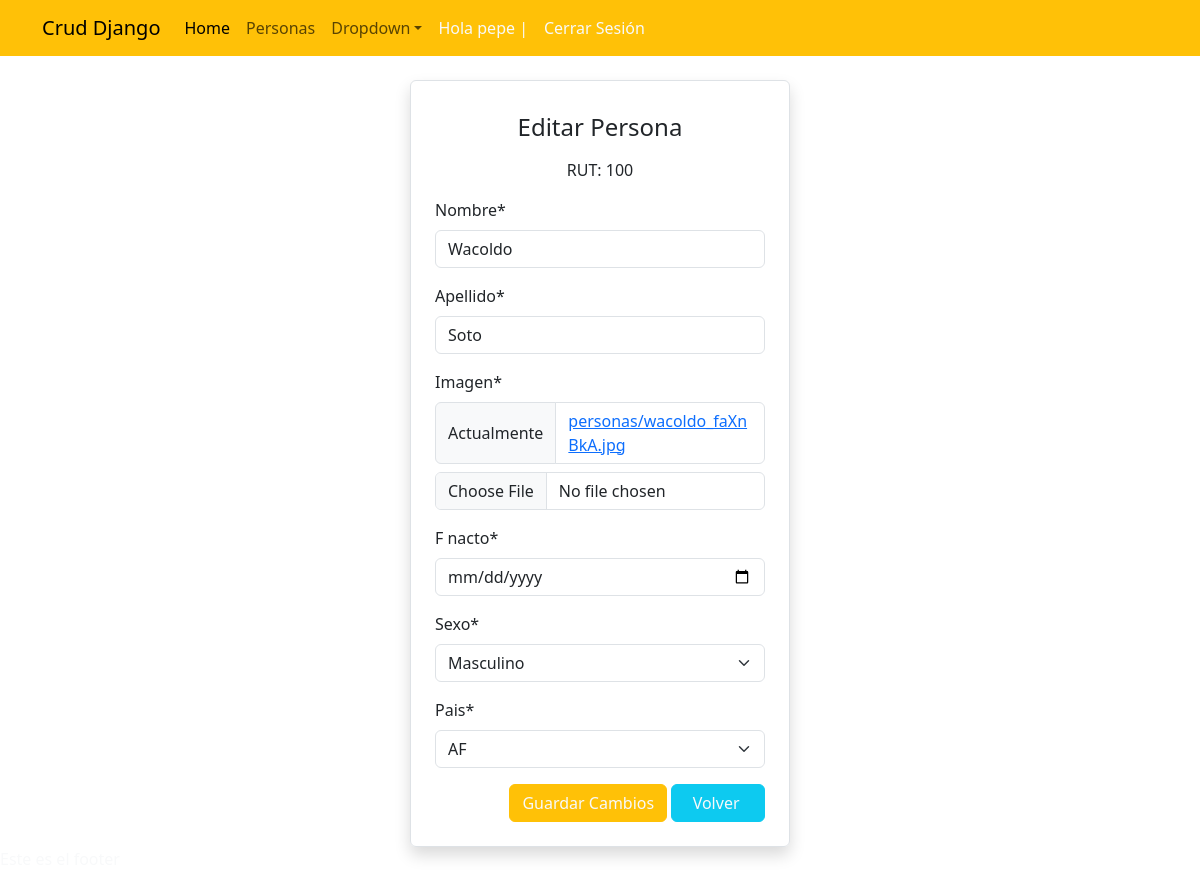
The app's page /modificar/100 (signed in) with its own data.
### app_orm/models.py (models this page shows, shortened)
class User(AbstractUser):
    direccion=models.CharField('Dirección',max_length=500,null=True)
    telefono=models.CharField('Teléfono',max_length=9, null=True)

class Persona(models.Model):
    rut=models.CharField(max_length=10, primary_key=True, null=False)
    nombre=models.CharField(max_length=50, null=False)
    apellido=models.CharField(max_length=50, null=False)
    foto=models.ImageField("Imagen",upload_to='personas',null=True)
    f_nacto=models.DateField("Fecha de Nacimiento")
    sexo=models.CharField(max_length=10, default='Otro', choices=TIPO_SEXO)
    pais=models.CharField(max_length=50, choices=LISTA_PAISES, default='CL')

### app_orm/views.py (the view)
# urls.py: path('modificar/<id>',modificar,name="modificar"),
@login_required
@permission_required('app_orm.change_persona')
def modificar(request,id):
    persona=get_object_or_404(Persona,rut=id)
    form=UpdPersonaForm(instance=persona)
    datos={
        "form":form,
        "persona":persona
    }
    if request.method=="POST":
        form=UpdPersonaForm(data=request.POST,files=request.FILES, instance=persona)
        if form.is_valid():
            form.save()
            messages.warning(request,'Persona modificada')
            return redirect(to='personas')
    return render(request,'app_orm/modificar.html', datos)

### app_orm/forms.py
class UpdPersonaForm(forms.ModelForm):
    f_nacto=forms.DateField(widget=forms.DateInput(attrs={'type': 'date'}))
    class Meta:
        model = Persona
        fields = ['nombre','apellido','foto','f_nacto','sexo','pais']

### app_orm/templates/app_orm/modificar.html (shortened to what this page needs)
{% extends "app_orm/base.html" %}
{% load static %}
{% load crispy_forms_tags %}
{% block contenido %}
<div class="container">
    <div class="row mt-4">
        <div class="col-sm-4"></div>
        <div class="col-sm-4 border rounded p-4 shadow">
            <h4 class="text-center pb-2 mt-2">Editar Persona</h4>
            <p class="text-center"><span class="h6">RUT: </span>{{persona.rut}}</p>
            <form action="" method="post" enctype="multipart/form-data">
                {{form | crispy}}
                <div class="d-flex justify-content-end">
                    <input type="submit" value="Guardar Cambios" class='btn btn-warning text-light'>&nbsp;
                    <a href="{% url 'personas' %}" role="button" class="btn btn-info text-light text-center">&nbsp;&nbsp;Volver&nbsp; &nbsp;</a>
                </div>
            </form>
        </div>
        <div class="col-sm-4"></div>
    </div>
</div>
{% endblock contenido %}

### app_orm/templates/app_orm/base.html (shortened to what this page needs)
{% load static %}
<!DOCTYPE html>
<html lang="es">
<head>
    <link href="https://cdn.jsdelivr.net/npm/bootstrap@5.3.3/dist/css/bootstrap.min.css" rel="stylesheet">
</head>
<body>
    <nav class="navbar navbar-expand-sm navbar-light bg-warning">
        <div class="container">
            <a class="navbar-brand" href="#">Crud Django</a>
            <div class="collapse navbar-collapse" id="collapsibleNavId">
                <ul class="navbar-nav me-auto mt-2 mt-lg-0">
                    <li class="nav-item">
                        <a class="nav-link active" href="{% url "index" %}" aria-current="page">Home
                            <span class="visually-hidden">(current)</span></a>
                    </li>
                    <li class="nav-item">
                        <a class="nav-link" href="{% url "personas" %}">Personas</a>
                    </li>
                    <li class="nav-item dropdown">
                        <a class="nav-link dropdown-toggle" href="#" id="dropdownId" data-bs-toggle="dropdown"
                            aria-haspopup="true" aria-expanded="false">Dropdown</a>
                    </li>
                    {% if user.is_authenticated %}
                        <li class="nav-item">
                            <a class="nav-link text-light" href=""> Hola {{user.username}}  |</a>
                        </li>
                        <li class="nav-item">
                            <a class="nav-link text-light" href="{% url "salir" %}">Cerrar Sesión</a>
                        </li>
                    {% else %}
                        <li class="nav-item">
                            <a class="nav-link" href="{% url "login" %}">Iniciar Sesión</a>
                        </li>
                    {% endif %}
                </ul>
            </div>
        </div>
    </nav>
    {% block contenido %}
    {% endblock contenido %}
    <footer>
        <div class="bg-gray text-light">
            <p>Este es el footer</p>
        </div>
    </footer>
</body>
</html>

### records on screen
User: username "pepe"
Persona: rut "100", nombre "Wacoldo", apellido "Soto", sexo "Masculino", pais "AF"
